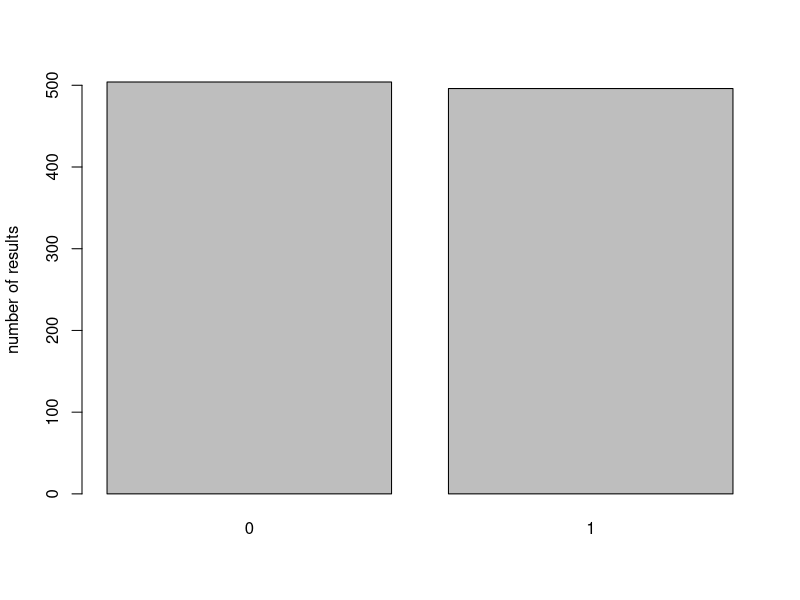

Source code (R):
## ---- chunk 1
games <- NULL
N<-1000
counter<-rep(0,N)


for (t in 1:N) {
  comeOut <-sample(1:6,1)+sample(1:6,1)
  roll<-0
  if(comeOut %in% c(2,3,12)){
    result <- 0
    counter[t]<-1
    
    
  } else if ( comeOut %in% c(7,11)) {
    result<-1
    counter[t]<-1
  }else{
      counter[t]<-1
      roll<-0
      while(!(roll %in% c(7,comeOut))){
        roll<-sample(1:6,1) + sample(1:6,1)
        counter[t]<-counter[t]+1
      
      if(roll== 7){
        result <- 0 
      }
       
      else{
        result<-1
        
      }
       
        
     
    }
    
    
  }
  games[t]<- result
  games
  gtable<-table(games)
  gtable
  probtowin<-gtable[1]/N
  probtowin
}


gtable
probtowin
barplot(gtable, ylab="number of results")
counter
mean(counter)
